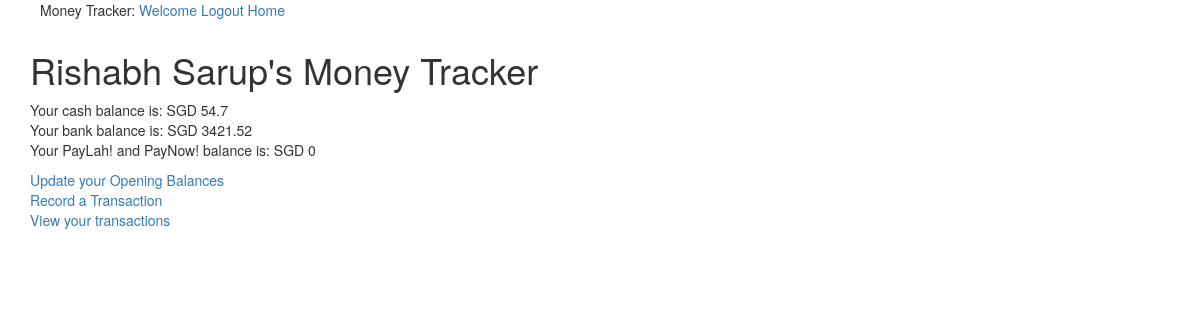
The page /home (signed in) on the database as committed earlier.
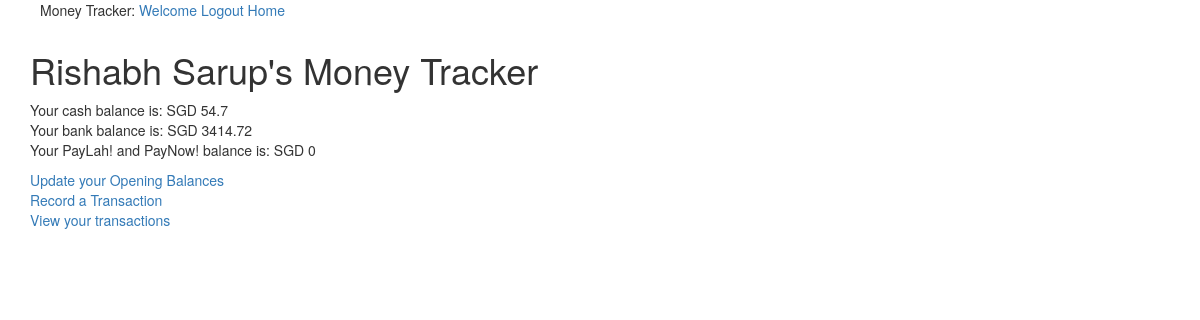
The same page on the database as committed later.
### app/models.py (models this page shows, shortened)
class User(UserMixin, db.Model):
    id = db.Column(db.Integer, primary_key=True)
    username = db.Column(db.String(64), index=True, unique=True)
    email = db.Column(db.String(120), index=True, unique=True)
    cashBalance = db.Column(db.Float, index = True)
    bankBalance = db.Column(db.Float, index = True)
    payappBalance = db.Column(db.Float, index = True)
    password_hash = db.Column(db.String(128))
    currency = db.Column(db.String (128))
    allTransactions = db.relationship('Transaction', backref = 'spender',lazy = 'dynamic')

### app/routes.py (the view)
@app.route('/home')
@login_required
def home():
    user = {"username": "Rishabh Sarup"}
    return render_template('home.html', title = "Home", user=user)

### app/models.py (called while the page is built)
@login.user_loader
def load_user(id):
    return User.query.get(int(id))

### app/templates/home.html
{% extends "base.html" %}
{% block app_content %}
   <h1>{{ current_user.username }}'s Money Tracker</h1>
   <p> Your cash balance is: {{current_user.currency}} {{current_user.cashBalance}}
     <br>
     Your bank balance is: {{current_user.currency}} {{current_user.bankBalance}}
     <br>
     Your PayLah! and PayNow! balance is: {{current_user.currency}} {{current_user.payappBalance}}
   </p>
   <a href = "{{url_for('startingbalance')}}">  Update your Opening Balances </a> <br>
   <a href = "{{url_for('logcash')}}"> Record a Transaction </a> <br>
   <a href = "{{url_for('alltransactions')}}"> View your transactions </a>
{% endblock %}

### app/templates/base.html (shortened to what this page needs)
{% extends 'bootstrap/base.html'%}
{%block navbar %}
          <nav id="menu">
            <ul class="links">
            Money Tracker:
            <a href="{{ url_for('index') }}">Welcome</a>
            {% if current_user.is_anonymous %}
            <a href="{{ url_for('login') }}">Login</a>
            {% else %}
            <a href="{{ url_for('logout') }}">Logout</a>
            {% endif %}
            <a href="{{ url_for('home') }}">Home</a>
            </ul>
          </nav>
{% endblock %}
{% block content %}
  <div class = "container">
        {% block app_content %}{% endblock %}
    </div>
{%endblock%}

Rows that differ between the two databases and show on the page:
changed User "Rishabh Sarup": bankBalance "3421.52" → "3414.72"
